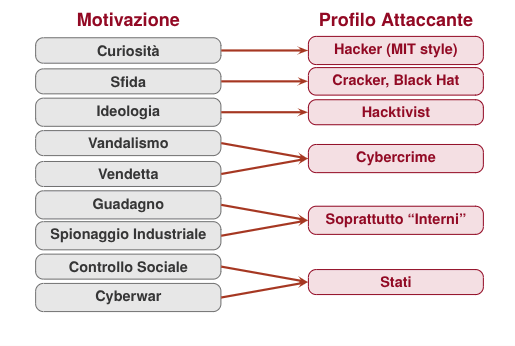
#> input picture Cyber security/img/Pasted image 20260928113901.png, 515 x 346 px, given in place of the camera
$ python ex05_full_color_chart.py
#> lines starting #> are read from the running program, lines starting #| are printed output that depends on the picture; after the words box and inside, x2 and y2 are one past the last pixel; in counts of white or black regions, pixels touching at a corner belong together
### Image processing/image-processing-labs/labs/common/io.py
"""Small image, camera, and montage helpers provided to students."""

from collections.abc import Iterator, Sequence
from contextlib import contextmanager
from pathlib import Path
import sys

import cv2
import numpy as np

Panel = tuple[str, np.ndarray]
CameraRequest = tuple[str, int, float]


# [7 lines left out: function load_bgr, not called in this run]


@contextmanager
def camera_frames(camera_id: int, requests: Sequence[CameraRequest] = ()) -> Iterator[Iterator[np.ndarray]]:
    """Yield frames, restore every requested property, and release the camera."""

    # on window, prefer DirectShow to avoid issues with color controls
    CAMERA_API = cv2.CAP_DSHOW if sys.platform == "win32" else cv2.CAP_ANY

    camera = cv2.VideoCapture(camera_id, CAMERA_API)
    if not camera.isOpened():
        camera.release()
        raise RuntimeError(f"Could not open camera {camera_id}")

    def frames() -> Iterator[np.ndarray]:
        while True:
            ok, frame = camera.read()
            if not ok or frame is None:
                raise RuntimeError(f"Could not read from camera {camera_id}")
            yield frame

    original = []
    try:
        # Read every original value before a request can affect another control.
        original = [(property_id, float(camera.get(property_id))) for _, property_id, _ in requests]

        # first we set all properties, then we read them again
        requests_res = []
        for label, property_id, value in requests:
            requests_res.append(bool(camera.set(property_id, value)))

        # print the results of the requests
        for (label, property_id, value), accepted in zip(requests, requests_res):
            print(f"{label}: requested={value}, set()={accepted}, actual={float(camera.get(property_id))}")

        yield frames()

    finally:
        try:
            # Restore manual controls before re-enabling automatic controls.
            for property_id, value in reversed(original):
                camera.set(property_id, value)
        finally:
            camera.release()


def _display_bgr(image: np.ndarray) -> np.ndarray:
    if image.ndim == 2:
        return cv2.cvtColor(image, cv2.COLOR_GRAY2BGR)
    if image.ndim == 3 and image.shape[2] == 3:
        if image.dtype == np.uint8:
            return image
        maximum = 1.0 if float(np.nanmax(image)) <= 1.0 else 255.0
        return np.rint(np.clip(image, 0, maximum) * (255.0 / maximum)).astype(np.uint8)
    raise ValueError("Display panels must be grayscale or three-channel images")


def make_montage(
    panels: Sequence[Panel],
    *,
    columns: int = 2,
    panel_width: int = 480,
) -> np.ndarray:
    """Build one labelled BGR image from several result panels."""

    if not panels:
        raise ValueError("At least one panel is required")
    if columns < 1 or panel_width < 80:
        raise ValueError("Invalid montage dimensions")

    tiles = []
    for label, source in panels:
        image = _display_bgr(np.asarray(source))
        scale = panel_width / image.shape[1]
        resized = cv2.resize(
            image,
            (panel_width, max(1, round(image.shape[0] * scale))),
            interpolation=cv2.INTER_AREA if scale < 1 else cv2.INTER_LINEAR,
        )
        tile = cv2.copyMakeBorder(resized, 42, 8, 8, 8, cv2.BORDER_CONSTANT, value=(245,) * 3)
        font_scale = 0.72
        available_width = tile.shape[1] - 28
        text_width = cv2.getTextSize(label, cv2.FONT_HERSHEY_SIMPLEX, font_scale, 2)[0][0]
        if text_width > available_width:
            font_scale *= available_width / text_width
        cv2.putText(
            tile,
            label,
            (14, 29),
            cv2.FONT_HERSHEY_SIMPLEX,
            font_scale,
            (30, 30, 30),
            2,
            cv2.LINE_AA,
        )
        tiles.append(tile)

    rows = (len(tiles) + columns - 1) // columns
    cell_height = max(tile.shape[0] for tile in tiles)
    cell_width = max(tile.shape[1] for tile in tiles)
    canvas = np.full((rows * cell_height, columns * cell_width, 3), 225, np.uint8)
    for index, tile in enumerate(tiles):
        y = (index // columns) * cell_height
        x = (index % columns) * cell_width
        canvas[y : y + tile.shape[0], x : x + tile.shape[1]] = tile
    return canvas

### Image processing/image-processing-labs/labs/lab05/solutions/ex05_full_color_chart.py
"""Optional: detect 24 patches, then capture their color matrix for live use."""

import cv2
import numpy as np

from labs.common import camera_frames, make_montage

CAMERA_ID = 1
REQUESTS = [("width", cv2.CAP_PROP_FRAME_WIDTH, 800.0),
            ("height", cv2.CAP_PROP_FRAME_HEIGHT, 600.0),
            # manually distort color settings to simulate an issue to correct
            ("auto white balance", cv2.CAP_PROP_AUTO_WB, 0.0),
            ("white balance temperature", cv2.CAP_PROP_WB_TEMPERATURE, 6500.0),
            ("hue", cv2.CAP_PROP_HUE, 40.0)]

# Source artwork in gamma-encoded RGB, row-major on the printed 4 x 6 chart.
REFERENCE_RGB = np.array([
    [0.72, 0.22, 0.20], [0.24, 0.55, 0.25], [0.18, 0.32, 0.72],
    [0.72, 0.60, 0.14], [0.58, 0.22, 0.62], [0.16, 0.62, 0.64],
    [0.82, 0.38, 0.14], [0.38, 0.24, 0.68], [0.20, 0.68, 0.34],
    [0.74, 0.18, 0.38], [0.18, 0.48, 0.70], [0.68, 0.48, 0.20],
    [0.62, 0.34, 0.22], [0.26, 0.42, 0.62], [0.48, 0.62, 0.22],
    [0.70, 0.32, 0.52], [0.20, 0.58, 0.50], [0.56, 0.44, 0.70],
    [0.78, 0.78, 0.78], [0.64, 0.64, 0.64], [0.50, 0.50, 0.50],
    [0.36, 0.36, 0.36], [0.23, 0.23, 0.23], [0.11, 0.11, 0.11],
], np.float64)


def process(frame: np.ndarray, captured_matrix: np.ndarray | None = None):
    """Return labelled panels and a matrix available for capture, or None."""
    height, width = frame.shape[:2]
    side = min(height, width)
    top, left = (height - side) // 2, (width - side) // 2
    crop = frame[top:top + side, left:left + side]
    rgb = cv2.cvtColor(crop, cv2.COLOR_BGR2RGB).astype(np.float64) / 255.0
    matrix = captured_matrix
    candidate_matrix = None

    if captured_matrix is None:
        # threshold and label patches together with the other printed graphics
        gray = cv2.cvtColor(crop, cv2.COLOR_BGR2GRAY)
        paper = float(np.percentile(gray, 95))
        mask = cv2.inRange(gray, 0, round(0.85 * paper))
        count, labels, stats, centroids = cv2.connectedComponentsWithStats(mask, connectivity=4)

        # keep filled squares in the chart region, using relative measurements
        accepted = []
        for label in range(1, count):  # label 0 is the background
            _, _, box_width, box_height, area = stats[label]
            center_x, center_y = centroids[label]
            relative_area = area / (side * side)
            aspect_ratio = box_width / box_height
            fill_ratio = area / (box_width * box_height)
            if (0.004 <= relative_area <= 0.05
                    and 0.65 <= aspect_ratio <= 1.7
                    and fill_ratio >= 0.75
                    and 0.05 <= center_x / side <= 0.95
                    and 0.19 <= center_y / side <= 0.81):
                accepted.append(label)

        if len(accepted) != 24:
            full_view = frame.copy()
            cv2.rectangle(full_view, (left, top), (left + side - 1, top + side - 1), (0, 200, 0), 3)
            return [("Full camera frame: crop in green", full_view),
                    ("Camera card", crop),
                    (f"Expected 24 patches, found {len(accepted)}", mask)], None

        # sort into four rows, then left to right within each row
        accepted = sorted(accepted, key=lambda label: centroids[label, 1])
        ordered = []
        for row in range(4):
            ordered.extend(sorted(accepted[row * 6:(row + 1) * 6], key=lambda label: centroids[label, 0]))

        # sample patch interiors; store positions and rectangles for drawing later
        measured = []
        positions = []
        for label in ordered:
            x, y = np.rint(centroids[label]).astype(int)
            half_width = max(2, stats[label, cv2.CC_STAT_WIDTH] // 4)
            half_height = max(2, stats[label, cv2.CC_STAT_HEIGHT] // 4)
            positions.append((x, y, half_width, half_height))
            patch = rgb[y - half_height:y + half_height + 1, x - half_width:x + half_width + 1]
            measured.append(patch.mean(axis=(0, 1)))
        measured = np.asarray(measured)

        # fit measured @ matrix to the reference RGB pairs, as in Ex03 (np.linalg.lstsq is numerically more stable)
        reference = np.rint(REFERENCE_RGB * 255) / 255
        matrix, _, _, _ = np.linalg.lstsq(measured, reference, rcond=None)
        # matrix = np.linalg.inv(measured.T @ measured) @ measured.T @ reference
        candidate_matrix = matrix

    # apply the matrix to every pixel; a captured matrix is never refitted
    corrected_rgb = np.clip(rgb.astype(np.float32) @ matrix, 0.0, 1.0)
    corrected = cv2.cvtColor(np.rint(corrected_rgb * 255).astype(np.uint8), cv2.COLOR_RGB2BGR)

    # visualization and debugging
    full_view = frame.copy()
    cv2.rectangle(full_view, (left, top), (left + side - 1, top + side - 1), (0, 200, 0), 3)
    if captured_matrix is not None:
        return [("Full camera frame: crop in green", full_view),
                ("Live camera crop", crop),
                ("Captured matrix; restart to reset", corrected)], None

    annotated = crop.copy()
    for index, (x, y, half_width, half_height) in enumerate(positions, 1):
        cv2.rectangle(annotated, (x - half_width, y - half_height),
                      (x + half_width, y + half_height), (255, 255, 255), 2)
        cv2.putText(annotated, str(index), (x - 12, y + 7),
                    cv2.FONT_HERSHEY_SIMPLEX, 0.6, (255, 255, 255), 2, cv2.LINE_AA)

    return [("Full camera frame: crop in green", full_view),
            ("Threshold: patches + printed graphics", mask),
            ("24 patches found; press C to capture", annotated),
            ("Live 24-patch normalization", corrected)], candidate_matrix


def main() -> None:
    captured_matrix = None
    print("Fill the green square with the colour chart under fixed light.")
    print("When all 24 patches are labelled, press C to capture the matrix.")
    print("Q quits and restores the camera controls.")
    try:
        with camera_frames(CAMERA_ID, REQUESTS) as frames:
            for frame in frames:
                panels, candidate_matrix = process(frame, captured_matrix)
                cv2.imshow("Lecture 5 - complete chart", make_montage(panels, columns=2, panel_width=360))
                key = cv2.waitKey(1) & 0xFF
                if key in (ord("c"), ord("C")) and captured_matrix is None:
                    if candidate_matrix is None:
                        print("Chart rejected: show all 24 patches under even light before capturing.")
                    else:
                        captured_matrix = candidate_matrix.copy()
                        print("Captured matrix; restart the script to reset it:\n", captured_matrix)
                if key in (ord("q"), ord("Q")):
                    break
#> this loop made 1 pass; (key q is pressed on pass 1)
#> (height in process, width in process, side in process, top in process, left in process, paper in process, count in process) on pass 1: (346, 515, 346, 0, 84, 255, 136)
#> pass 1, in process, `crop = frame[top:top + side, left:left + side]`:
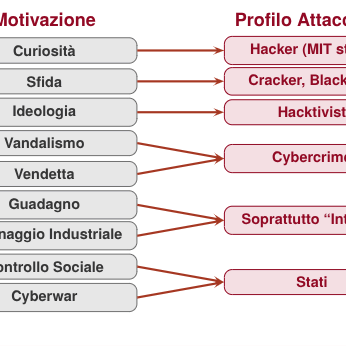
#> crop: shape (346, 346, 3); mean B, G, R 225, 223.7, 233.7
#> pass 1, in process, `rgb = cv2.cvtColor(crop, cv2.COLOR_BGR2RGB).astype(np.float64) / 255.0`:
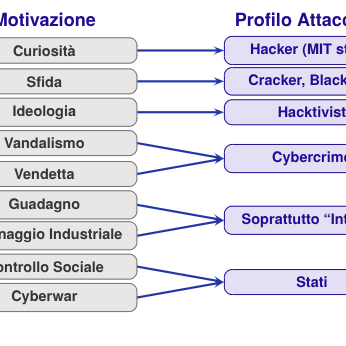
#> rgb: shape (346, 346, 3) float64; mean B, G, R 0.917, 0.877, 0.882
#> pass 1, in process, `gray = cv2.cvtColor(crop, cv2.COLOR_BGR2GRAY)`:
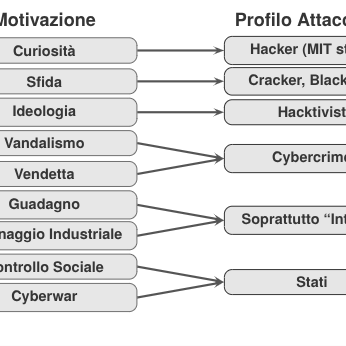
#> gray: shape (346, 346); min 53, max 255, mean 226.9
#> pass 1, in process, `mask = cv2.inRange(gray, 0, round(0.85 * paper))`:
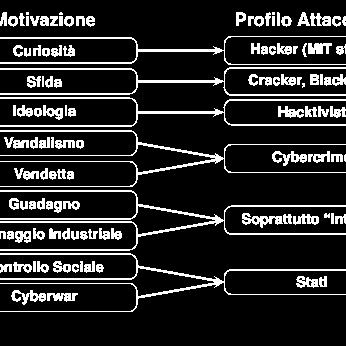
#> mask: shape (346, 346); 15.2% white in thin lines or dots, all inside (x1, y1, x2, y2) = (0, 12, 346, 312)
    finally:
        cv2.destroyAllWindows()


if __name__ == "__main__":
    main()

$ run again, on Cyber security/img/Pasted image 20261002114222.png
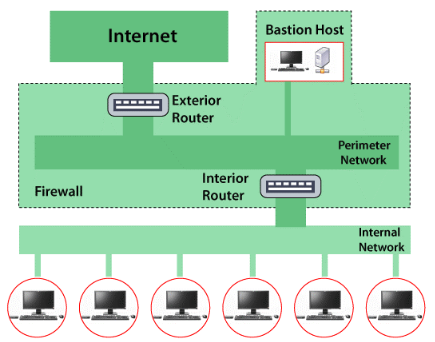
#> input picture Cyber security/img/Pasted image 20261002114222.png, 435 x 342 px, given in place of the camera
#> the loop in main, `for frame in frames:` made 1 pass; (key q is pressed on pass 1)
#> (height in process, width in process, side in process, top in process, left in process, paper in process, count in process) on pass 1: (342, 435, 342, 0, 46, 255, 20)
#> pass 1, in process, `gray = cv2.cvtColor(crop, cv2.COLOR_BGR2GRAY)`:
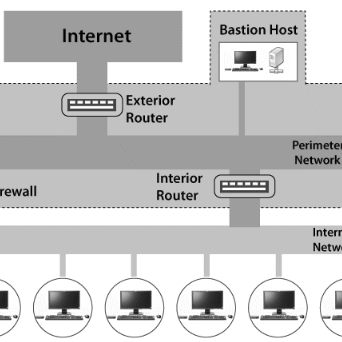
#> gray: shape (342, 342); min 0, max 255, mean 199.9
#> pass 1, in process, `mask = cv2.inRange(gray, 0, round(0.85 * paper))`:
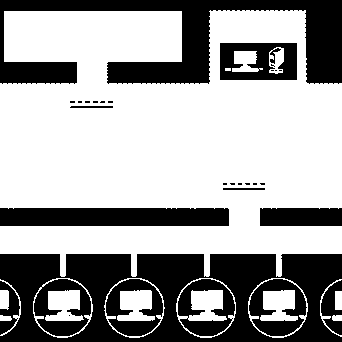
#> mask: shape (342, 342); 62.6% white; 29 black regions (17 under 20 px), largest, box (x1, y1, x2, y2) and area: (0, 254, 342, 342) 17911, (0, 0, 342, 84) 11690, (0, 208, 229, 226) 4111

$ run again, on Cyber security/img/Pasted image 20261002115137.png
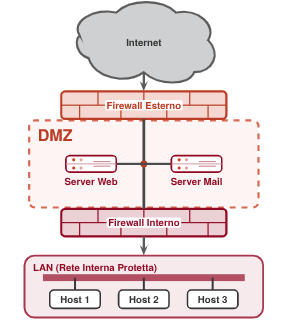
#> input picture Cyber security/img/Pasted image 20261002115137.png, 289 x 324 px, given in place of the camera
#> the loop in main, `for frame in frames:` made 1 pass; (key q is pressed on pass 1)
#> (height in process, width in process, side in process, top in process, left in process, paper in process, count in process) on pass 1: (324, 289, 289, 17, 0, 255, 78)
#> pass 1, in process, `gray = cv2.cvtColor(crop, cv2.COLOR_BGR2GRAY)`:
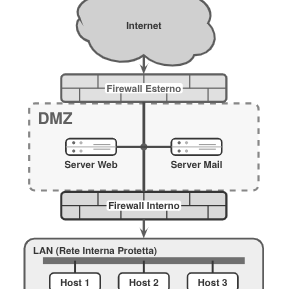
#> gray: shape (289, 289); min 53, max 255, mean 228.3
#> pass 1, in process, `mask = cv2.inRange(gray, 0, round(0.85 * paper))`:
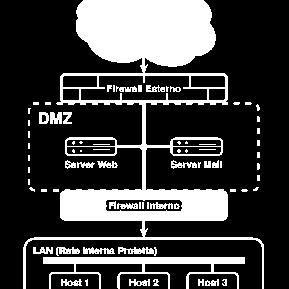
#> mask: shape (289, 289); 25.1% white; 74 white regions (44 under 20 px), largest, box (x1, y1, x2, y2) and area: (23, 0, 264, 289) 16252, (43, 257, 245, 289) 1983, (118, 247, 157, 256) 191

$ run again, on Cyber security/img/Pasted image 20261002115801.png
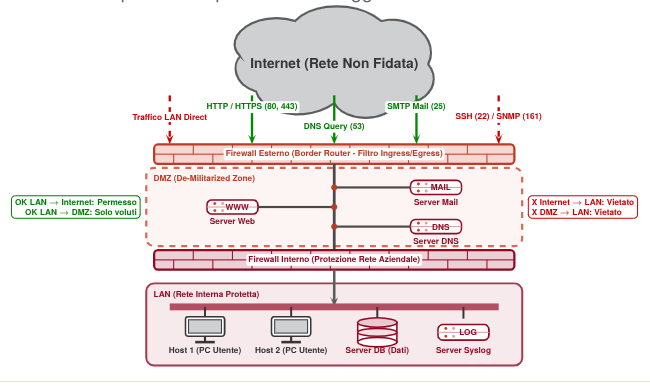
#> input picture Cyber security/img/Pasted image 20261002115801.png, 650 x 386 px, given in place of the camera
#> the loop in main, `for frame in frames:` made 1 pass; (key q is pressed on pass 1)
#> (height in process, width in process, side in process, top in process, left in process, paper in process, count in process) on pass 1: (386, 650, 386, 0, 132, 255, 190)
#> pass 1, in process, `gray = cv2.cvtColor(crop, cv2.COLOR_BGR2GRAY)`:
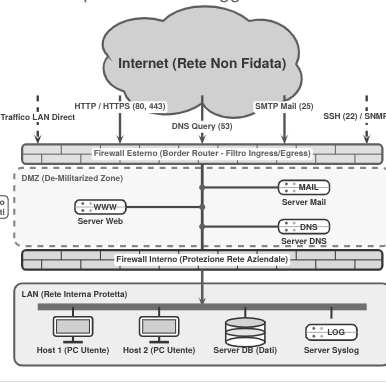
#> gray: shape (386, 386); min 53, max 255, mean 223.8
#> pass 1, in process, `mask = cv2.inRange(gray, 0, round(0.85 * paper))`:
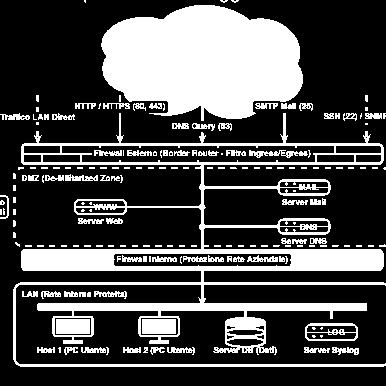
#> mask: shape (386, 386); 28.9% white; 181 white regions (109 under 20 px), largest, box (x1, y1, x2, y2) and area: (13, 113, 386, 367) 18046, (101, 5, 303, 121) 17552, (56, 319, 90, 334) 510
